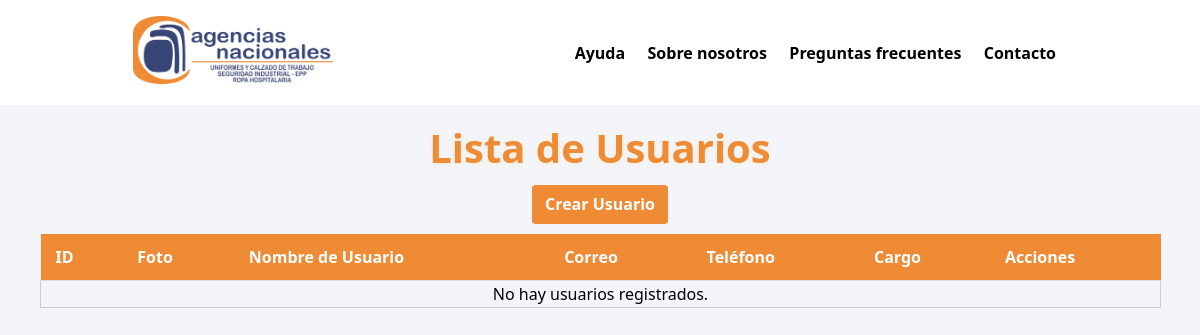
The app's page /usuarios/, older data.
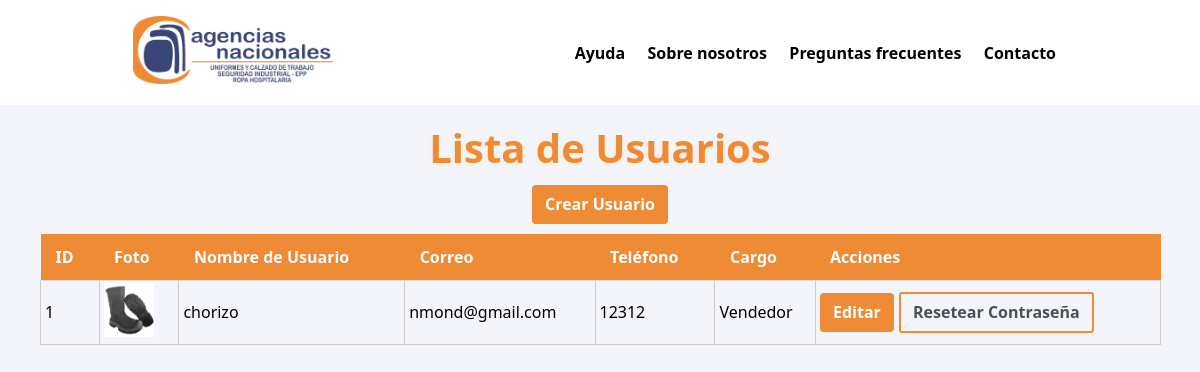
The same page, newer data.
### apps/usuarios/models.py (models this page shows, shortened)
class Usuario(models.Model):
    user = models.OneToOneField(User, on_delete=models.CASCADE)
    telefono = models.CharField(max_length=20, blank=True, null=True)
    cargo = models.CharField(max_length=20, choices=CARGO_CHOICES, default='vendedor')
    foto = models.ImageField(upload_to='fotos_usuarios/')

### apps/usuarios/views.py (the view)
# urls.py: path('usuarios/', lista_usuarios, name='lista_usuarios'),
def lista_usuarios(request):
    usuarios = Usuario.objects.all()
    return render(request, 'usuarios/lista_usuarios.html', {'usuarios': usuarios})

### templates/usuarios/lista_usuarios.html (shortened to what this page needs)
{% extends 'main/index.html' %}
{% block styles %}
{{ block.super }}
{% endblock %}
{% block navbar %}
{{ block.super }}
{% endblock %}
{% block content %}
<section class="space">
    <div class="center">
        <h2>Lista de Usuarios</h2>
        <a href="{% url 'crear_usuario' %}">
            <button class="btn btn-primary">Crear Usuario</button>
        </a>
        <table class="table ">
            <thead>
                <tr>
                    <th>ID</th>
                    <th>Foto</th>
                    <th>Nombre de Usuario</th>
                    <th>Correo</th>
                    <th>Teléfono</th>
                    <th>Cargo</th>
                    <th>Acciones</th>
                </tr>
            </thead>
            <tbody>
                {% for usuario in usuarios %}
                <tr>
                    <td>{{ usuario.id }}</td>
                    <td>
                        {% if usuario.foto %}
                            <img src="{{ usuario.foto.url }}" alt="Foto de {{ usuario.user.username }}" width="50">
                        {% endif %}
                    </td>
                    <td>{{ usuario.user.username }}</td>
                    <td>{{ usuario.user.email }}</td>
                    <td>{{ usuario.telefono }}</td>
                    <td>{{ usuario.get_cargo_display }}</td>
                    <td>
                        <a href="{% url 'editar_usuario' usuario.id %}">
                            <button class="btn btn-primary">Editar</button>
                        </a>
                        <button class="btn btn-download" onclick="abrir_modal('{% url 'modal_reset_password' usuario.user.id %}')">
                            Resetear Contraseña
                        </button>
                    </td>
                </tr>
                {% empty %}
                <tr>
                    <td colspan="7" class="text-center">No hay usuarios registrados.</td>
                </tr>
                {% endfor %}
            </tbody>
        </table>
    </div>
</section>
{% endblock %}

Row changes from the older to the newer data that the page shows:
added Usuario: id "1", foto (picture), user.username "chorizo", user.email "nmond@gmail.com", telefono "12312", cargo "Vendedor"
Text that changed along with them:
text no longer shown: "No hay usuarios registrados."
